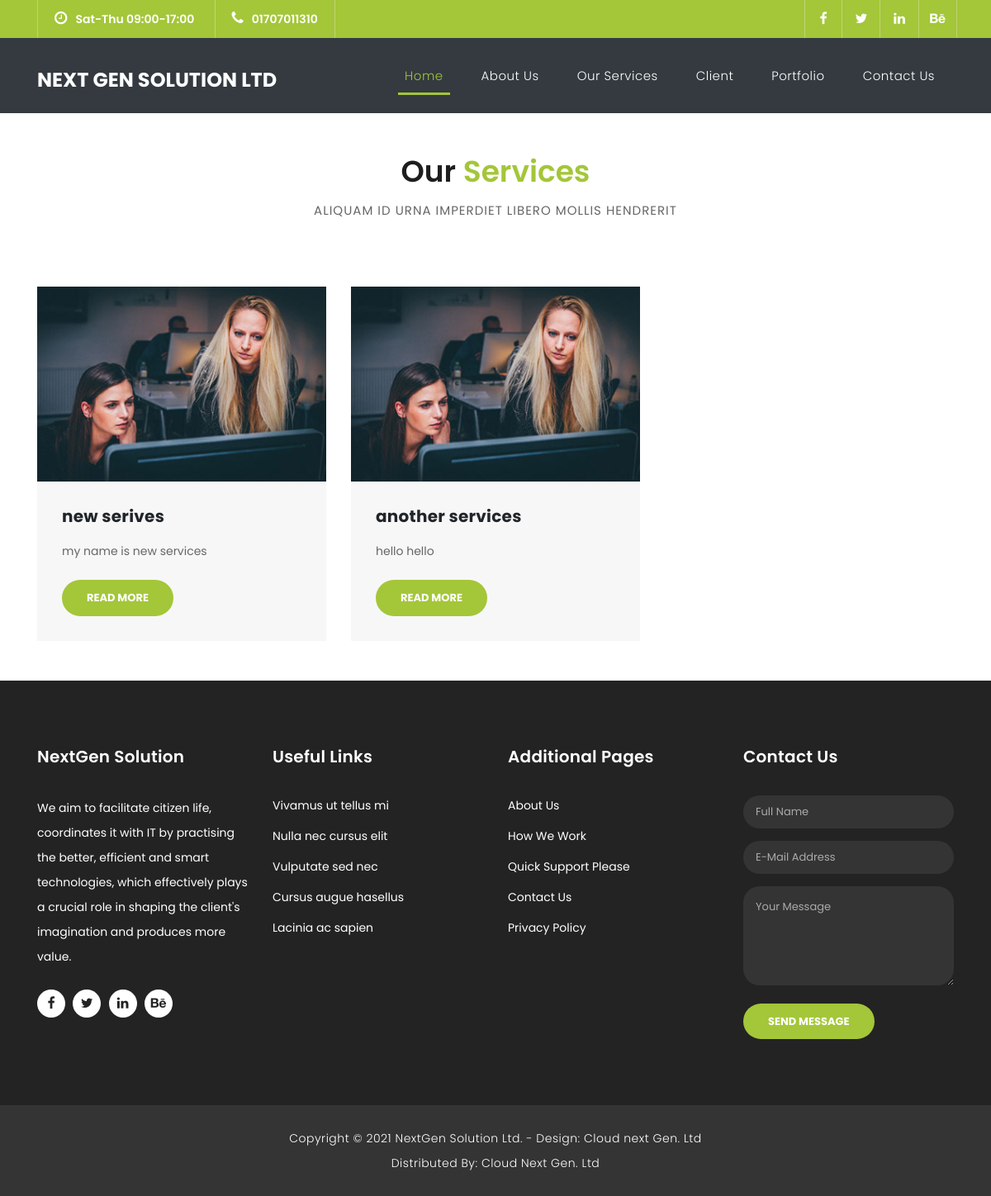
/services/, run on an earlier commit of the app's database.
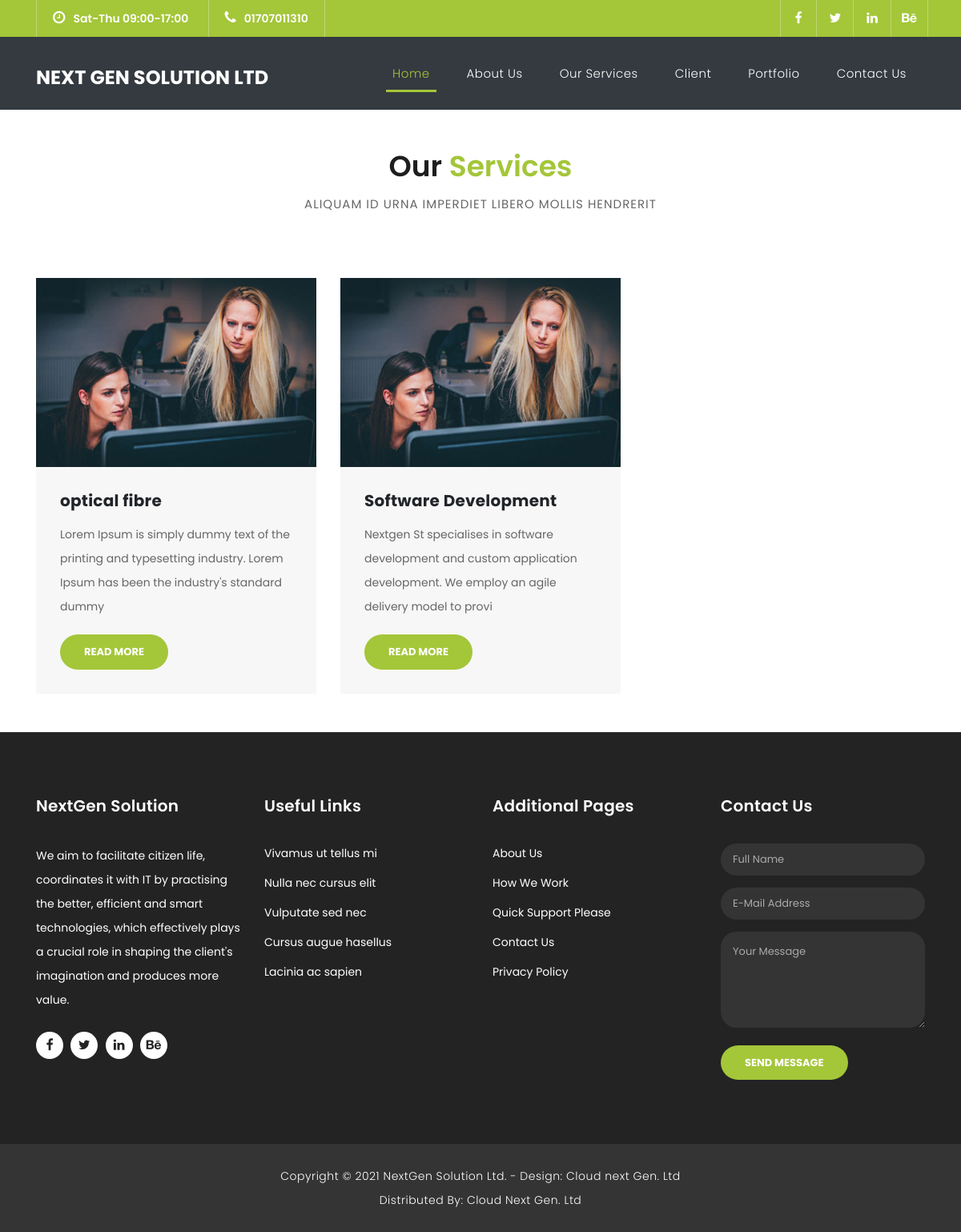
And on a later commit of the database.
### blog/models.py (models this page shows, shortened)
class services(models.Model):
    title =models.CharField(max_length=100)
    description =models.TextField(max_length=1000)

### blog/views.py (the view)
# urls.py: path('services/', views.service, name='service'),
def service(request):
    qs = services.objects.all()
    diction = {
        'Title':'services',
        'qs':qs
    }
    return render(request, 'services.html', context=diction)

### templates/services.html
{% extends 'base.html' %}
 {% load static  %}
 {% block content %}
<div class="services pb-5">
  <div class="container">
    <div class="row">
      <div class="col-md-12">
        <div class="section-heading">
          <h2>Our <em>Services</em></h2>
          <span>Aliquam id urna imperdiet libero mollis hendrerit</span>
        </div>
      </div>
      {% for i in qs %}
      <div class="col-md-4">
        <div class="service-item">
          <img src="{% static 'assets/images/service_01.jpg' %}" alt="">
          <div class="down-content">
            <h4> {{ i.title }}</h4>
            <p>{{ i.description|slice:":125"}}</p>
            <a href="{% url 'service-details' id=i.id %}" class="filled-button">Read More </a>
          </div>
        </div>
      </div>
      {% endfor %}
    </div>
  </div>
</div>
{% endblock %}

What changed in the data, as far as the page shows it:
removed services: title "new serives", description "my name is new services"
removed services: title "another services", description "hello hello"
added services: title "optical fibre", description "Lorem Ipsum is simply dummy text of the printing and typesetting industry. Lorem Ipsum has been the industry's standard dummy"
added services: title "Software Development", description "Nextgen St specialises in software development and custom application development. We employ an agile delivery model to provi"
